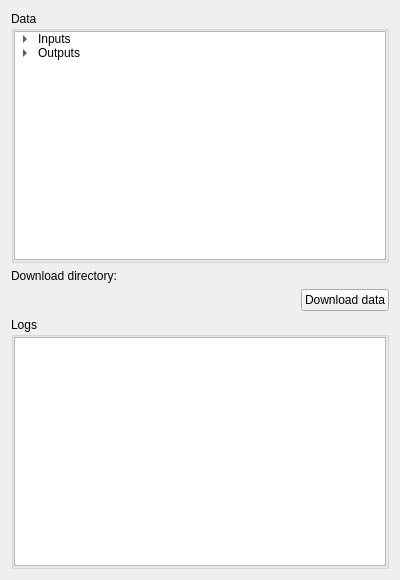
<?xml version="1.0" encoding="UTF-8"?>
<ui version="4.0">
 <class>BenderSampleData</class>
 <widget class="qMRMLWidget" name="BenderSampleData">
  <property name="geometry">
   <rect>
    <x>0</x>
    <y>0</y>
    <width>400</width>
    <height>580</height>
   </rect>
  </property>
  <property name="windowTitle">
   <string>Sample Data</string>
  </property>
  <layout class="QFormLayout" name="formLayout">
   <property name="fieldGrowthPolicy">
    <enum>QFormLayout::ExpandingFieldsGrow</enum>
   </property>
   <item row="0" column="0" colspan="2">
    <widget class="ctkCollapsibleGroupBox" name="DetailsCollapsibleGroupBox">
     <property name="title">
      <string>Data</string>
     </property>
     <property name="collapsed">
      <bool>true</bool>
     </property>
     <layout class="QVBoxLayout" name="verticalLayout_2">
      <property name="margin">
       <number>0</number>
      </property>
      <item>
       <widget class="QTreeWidget" name="BenderSampleDataTree">
        <property name="toolTip">
         <string>&lt;!DOCTYPE HTML PUBLIC &quot;-//W3C//DTD HTML 4.0//EN&quot; &quot;http://www.w3.org/TR/REC-html40/strict.dtd&quot;&gt;
&lt;html&gt;&lt;head&gt;&lt;meta name=&quot;qrichtext&quot; content=&quot;1&quot; /&gt;&lt;style type=&quot;text/css&quot;&gt;
p, li { white-space: pre-wrap; }
&lt;/style&gt;&lt;/head&gt;&lt;body style=&quot; font-family:'MS Shell Dlg 2'; font-size:8.25pt; font-weight:400; font-style:normal;&quot;&gt;
&lt;p style=&quot; margin-top:0px; margin-bottom:0px; margin-left:0px; margin-right:0px; -qt-block-indent:0; text-indent:0px;&quot;&gt;&lt;span style=&quot; font-size:8pt;&quot;&gt;Select the sample data and download it using the&lt;/span&gt;&lt;span style=&quot; font-size:8pt; font-weight:600;&quot;&gt; Download Selected&lt;/span&gt;&lt;span style=&quot; font-size:8pt;&quot;&gt; button.&lt;/span&gt;&lt;/p&gt;&lt;/body&gt;&lt;/html&gt;</string>
        </property>
        <property name="autoExpandDelay">
         <number>-1</number>
        </property>
        <property name="itemsExpandable">
         <bool>true</bool>
        </property>
        <attribute name="headerVisible">
         <bool>false</bool>
        </attribute>
        <column>
         <property name="text">
          <string notr="true">1</string>
         </property>
        </column>
        <item>
         <property name="text">
          <string>Inputs</string>
         </property>
         <property name="flags">
          <set>ItemIsEnabled</set>
         </property>
         <item>
          <property name="text">
           <string>Volume</string>
          </property>
          <property name="checkState">
           <enum>Checked</enum>
          </property>
          <property name="flags">
           <set>ItemIsSelectable|ItemIsUserCheckable|ItemIsEnabled</set>
          </property>
         </item>
         <item>
          <property name="text">
           <string>Tissues</string>
          </property>
          <property name="checkState">
           <enum>Checked</enum>
          </property>
          <property name="flags">
           <set>ItemIsSelectable|ItemIsUserCheckable|ItemIsEnabled</set>
          </property>
         </item>
         <item>
          <property name="text">
           <string>Materials</string>
          </property>
          <property name="checkState">
           <enum>Checked</enum>
          </property>
          <property name="flags">
           <set>ItemIsSelectable|ItemIsUserCheckable|ItemIsEnabled</set>
          </property>
         </item>
        </item>
        <item>
         <property name="text">
          <string>Outputs</string>
         </property>
         <item>
          <property name="text">
           <string>Posed armature</string>
          </property>
          <property name="checkState">
           <enum>Unchecked</enum>
          </property>
          <property name="flags">
           <set>ItemIsSelectable|ItemIsUserCheckable|ItemIsEnabled</set>
          </property>
         </item>
         <item>
          <property name="text">
           <string>Simple Workflow</string>
          </property>
          <property name="flags">
           <set>ItemIsEnabled</set>
          </property>
          <item>
           <property name="text">
            <string>Merged volume</string>
           </property>
           <property name="checkState">
            <enum>Unchecked</enum>
           </property>
           <property name="flags">
            <set>ItemIsSelectable|ItemIsUserCheckable|ItemIsEnabled</set>
           </property>
          </item>
          <item>
           <property name="text">
            <string>Bones</string>
           </property>
           <property name="checkState">
            <enum>Unchecked</enum>
           </property>
           <property name="flags">
            <set>ItemIsSelectable|ItemIsUserCheckable|ItemIsEnabled</set>
           </property>
          </item>
          <item>
           <property name="text">
            <string>Skin</string>
           </property>
           <property name="checkState">
            <enum>Unchecked</enum>
           </property>
           <property name="flags">
            <set>ItemIsSelectable|ItemIsUserCheckable|ItemIsEnabled</set>
           </property>
          </item>
          <item>
           <property name="text">
            <string>Skinned volume</string>
           </property>
           <property name="checkState">
            <enum>Unchecked</enum>
           </property>
           <property name="flags">
            <set>ItemIsSelectable|ItemIsUserCheckable|ItemIsEnabled</set>
           </property>
          </item>
          <item>
           <property name="text">
            <string>Posed volume</string>
           </property>
           <property name="checkState">
            <enum>Unchecked</enum>
           </property>
           <property name="flags">
            <set>ItemIsSelectable|ItemIsUserCheckable|ItemIsEnabled</set>
           </property>
          </item>
         </item>
         <item>
          <property name="text">
           <string>FEM Workflow</string>
          </property>
          <property name="flags">
           <set>ItemIsUserCheckable|ItemIsEnabled</set>
          </property>
          <item>
           <property name="text">
            <string>Merged volume</string>
           </property>
           <property name="checkState">
            <enum>Unchecked</enum>
           </property>
           <property name="flags">
            <set>ItemIsSelectable|ItemIsUserCheckable|ItemIsEnabled</set>
           </property>
          </item>
          <item>
           <property name="text">
            <string>Padded volume</string>
           </property>
           <property name="checkState">
            <enum>Unchecked</enum>
           </property>
           <property name="flags">
            <set>ItemIsSelectable|ItemIsUserCheckable|ItemIsEnabled</set>
           </property>
          </item>
          <item>
           <property name="text">
            <string>Tetrahedral mesh</string>
           </property>
           <property name="checkState">
            <enum>Unchecked</enum>
           </property>
           <property name="flags">
            <set>ItemIsSelectable|ItemIsUserCheckable|ItemIsEnabled</set>
           </property>
          </item>
          <item>
           <property name="text">
            <string>Bones</string>
           </property>
           <property name="checkState">
            <enum>Unchecked</enum>
           </property>
           <property name="flags">
            <set>ItemIsSelectable|ItemIsUserCheckable|ItemIsEnabled</set>
           </property>
          </item>
          <item>
           <property name="text">
            <string>Skin</string>
           </property>
           <property name="checkState">
            <enum>Unchecked</enum>
           </property>
           <property name="flags">
            <set>ItemIsSelectable|ItemIsUserCheckable|ItemIsEnabled</set>
           </property>
          </item>
          <item>
           <property name="text">
            <string>Skinned volume</string>
           </property>
           <property name="checkState">
            <enum>Unchecked</enum>
           </property>
           <property name="flags">
            <set>ItemIsSelectable|ItemIsUserCheckable|ItemIsEnabled</set>
           </property>
          </item>
          <item>
           <property name="text">
            <string>Posed mesh</string>
           </property>
           <property name="checkState">
            <enum>Unchecked</enum>
           </property>
           <property name="flags">
            <set>ItemIsSelectable|ItemIsUserCheckable|ItemIsEnabled</set>
           </property>
          </item>
         </item>
        </item>
       </widget>
      </item>
     </layout>
    </widget>
   </item>
   <item row="1" column="0">
    <widget class="QLabel" name="label">
     <property name="text">
      <string>Download directory:</string>
     </property>
    </widget>
   </item>
   <item row="2" column="0" colspan="2">
    <layout class="QHBoxLayout" name="horizontalLayout">
     <item>
      <spacer name="horizontalSpacer">
       <property name="orientation">
        <enum>Qt::Horizontal</enum>
       </property>
       <property name="sizeHint" stdset="0">
        <size>
         <width>40</width>
         <height>20</height>
        </size>
       </property>
      </spacer>
     </item>
     <item>
      <widget class="QPushButton" name="BenderSampleDataDownloadPushButton">
       <property name="toolTip">
        <string>Download the sample data selected in the tree view.</string>
       </property>
       <property name="text">
        <string>Download data</string>
       </property>
      </widget>
     </item>
    </layout>
   </item>
   <item row="3" column="0" colspan="2">
    <widget class="ctkCollapsibleGroupBox" name="LogsCollapsibleGroupBox">
     <property name="title">
      <string>Logs</string>
     </property>
     <layout class="QVBoxLayout" name="verticalLayout_3">
      <property name="margin">
       <number>0</number>
      </property>
      <item>
       <widget class="QTextEdit" name="BenderSampleDataLog">
        <property name="toolTip">
         <string>Show the status of the download data.</string>
        </property>
        <property name="readOnly">
         <bool>true</bool>
        </property>
        <property name="html">
         <string>&lt;!DOCTYPE HTML PUBLIC &quot;-//W3C//DTD HTML 4.0//EN&quot; &quot;http://www.w3.org/TR/REC-html40/strict.dtd&quot;&gt;
&lt;html&gt;&lt;head&gt;&lt;meta name=&quot;qrichtext&quot; content=&quot;1&quot; /&gt;&lt;style type=&quot;text/css&quot;&gt;
p, li { white-space: pre-wrap; }
&lt;/style&gt;&lt;/head&gt;&lt;body style=&quot; font-family:'MS Shell Dlg 2'; font-size:8.25pt; font-weight:400; font-style:normal;&quot;&gt;
&lt;p style=&quot; margin-top:0px; margin-bottom:0px; margin-left:0px; margin-right:0px; -qt-block-indent:0; text-indent:0px;&quot;&gt;&lt;span style=&quot; font-family:'Lucida Grande'; font-size:13pt;&quot;&gt;&lt;br /&gt;&lt;/span&gt;&lt;/p&gt;&lt;/body&gt;&lt;/html&gt;</string>
        </property>
       </widget>
      </item>
     </layout>
    </widget>
   </item>
   <item row="1" column="1">
    <widget class="ctkPathLineEdit" name="DownloadDirectoryPathLineEdit">
     <property name="filters">
      <set>ctkPathLineEdit::Dirs|ctkPathLineEdit::Drives|ctkPathLineEdit::NoDotAndDotDot|ctkPathLineEdit::Readable</set>
     </property>
     <property name="showHistoryButton">
      <bool>false</bool>
     </property>
    </widget>
   </item>
  </layout>
 </widget>
 <customwidgets>
  <customwidget>
   <class>ctkCollapsibleGroupBox</class>
   <extends>QGroupBox</extends>
   <header>ctkCollapsibleGroupBox.h</header>
   <container>1</container>
  </customwidget>
  <customwidget>
   <class>ctkPathLineEdit</class>
   <extends>QWidget</extends>
   <header>ctkPathLineEdit.h</header>
  </customwidget>
  <customwidget>
   <class>qMRMLWidget</class>
   <extends>QWidget</extends>
   <header>qMRMLWidget.h</header>
   <container>1</container>
  </customwidget>
 </customwidgets>
 <resources/>
 <connections/>
</ui>
